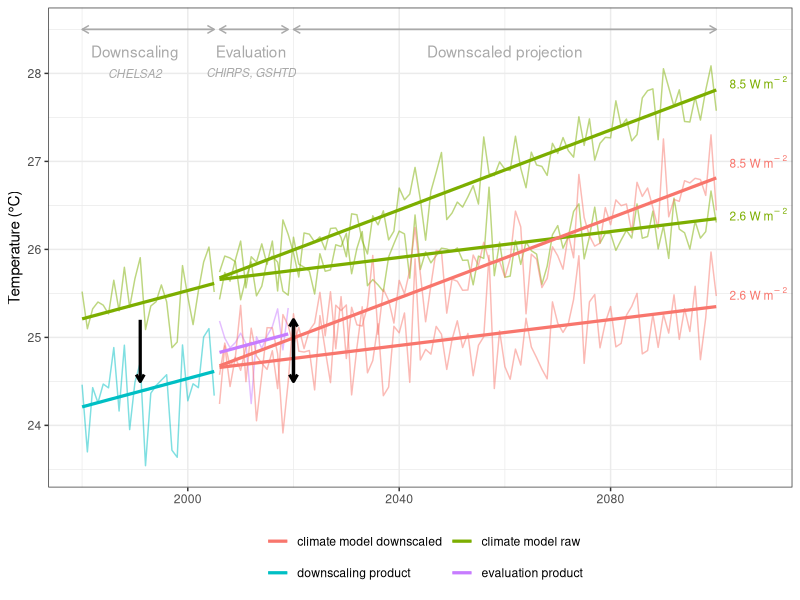
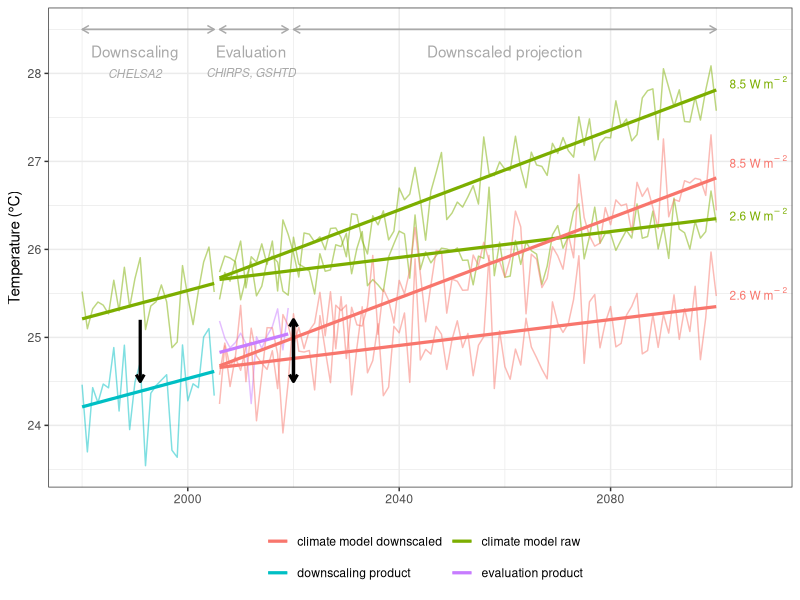

Recreate these plots in R, in order.
## ---- chunk 1
#| message: false
#| warning: false
#| fig-cap: "Fig. 1. Study scheme. We first downscaled CMIP6 global climate models (GCMs) and CORDEX regional climate models (RCMs) for experiments 2.6 and 8.5 against CHELSA2 using bias correction with monthly means of the period 1980-2005. We then assessed the downscaled projections against monthly means of precipitation (CHIRPS) and temperature (GSHTD) for the period 2006-2019. Finally, we projected the potential future tropical moist forest (TMF) climate niche for all models and experiments for the period 2070-2100." #nolint
library(tidyverse)
set.seed(42)
arrow_height <- 28.5
delta_bc <- -1
sd_trajs <- 0.2266
hist_cm <- data.frame(
  year = 1980:2005,
  period = "historical",
  experiment = "historical",
  product = "climate model raw"
) %>%
  mutate(mean_temperature = -6.717360 + 0.016125 * year) %>%
  mutate(temperature = mean_temperature + rnorm(n(), 0, sd = sd_trajs))
hist_ref <- hist_cm %>%
  mutate(product = "downscaling product") %>%
  mutate(mean_temperature = mean_temperature + delta_bc) %>%
  mutate(temperature = temperature + delta_bc + rnorm(n(), 0, sd = sd_trajs))
eval_ref <- data.frame(
  year = 2006:2019,
  period = "evaluation",
  experiment = "historical",
  product = "evaluation product"
) %>%
  mutate(mean_temperature = -6.717360 + 0.016125 * year - 0.8) %>%
  mutate(temperature = mean_temperature + rnorm(n(), 0, sd = 0.2266))

proj_26_cm <- data.frame(
  year = 2006:2100,
  period = "projection",
  experiment = "2.6",
  product = "climate model raw"
) %>%
  mutate(mean_temperature = 10.9 + 7.357e-03 * year) %>%
  mutate(temperature = mean_temperature + rnorm(n(), 0, sd = 0.2492))
proj_85_cm <- data.frame(
  year = 2006:2100,
  period = "projection",
  experiment = "8.5",
  product = "climate model raw"
) %>%
  mutate(mean_temperature = -19.9 + 2.272e-02 * year) %>%
  mutate(temperature = mean_temperature + rnorm(n(), 0, sd = 0.2285))
proj_26_ds <- proj_26_cm %>%
  mutate(product = "climate model downscaled") %>%
  mutate(mean_temperature = mean_temperature + delta_bc) %>%
  mutate(temperature = temperature + delta_bc + rnorm(n(), 0, sd = sd_trajs))
proj_85_ds <- proj_85_cm %>%
  mutate(product = "climate model downscaled") %>%
  mutate(mean_temperature = mean_temperature + delta_bc) %>%
  mutate(temperature = temperature + delta_bc + rnorm(n(), 0, sd = sd_trajs))
g <- bind_rows(
  hist_cm,
  hist_ref,
  eval_ref,
  proj_26_cm,
  proj_85_cm,
  proj_26_ds,
  proj_85_ds
) %>%
  ggplot(aes(x = year)) +
  geom_line(aes(
    y = temperature, col = product,
    group = paste(period, experiment, product)
  ), alpha = .5) +
  geom_line(aes(
    y = mean_temperature, col = product,
    group = paste(period, experiment, product)
  ), linewidth = 1.1) +
  theme_bw() +
  ylab("Temperature (°C)") +
  scale_colour_discrete("") +
  theme(legend.position = "bottom", axis.title.x = element_blank()) +
  geom_segment(aes(x = x, y = y, xend = xend, yend = yend),
    col = "darkgrey",
    data.frame(
      x = 1980, xend = 2005,
      y = arrow_height, yend = arrow_height
    ),
    arrow = arrow(length = unit(0.2, "cm"))
  ) +
  geom_segment(aes(x = x, y = y, xend = xend, yend = yend),
    col = "darkgrey",
    data.frame(
      x = 2005, xend = 1980,
      y = arrow_height, yend = arrow_height
    ),
    arrow = arrow(length = unit(0.2, "cm"))
  ) +
  geom_segment(aes(x = x, y = y, xend = xend, yend = yend),
    col = "darkgrey",
    data.frame(
      x = 2006, xend = 2019,
      y = arrow_height, yend = arrow_height
    ),
    arrow = arrow(length = unit(0.2, "cm"))
  ) +
  geom_segment(aes(x = x, y = y, xend = xend, yend = yend),
    col = "darkgrey",
    data.frame(
      x = 2019, xend = 2006,
      y = arrow_height, yend = arrow_height
    ),
    arrow = arrow(length = unit(0.2, "cm"))
  ) +
  geom_segment(aes(x = x, y = y, xend = xend, yend = yend),
    col = "darkgrey",
    data.frame(
      x = 2020, xend = 2100,
      y = arrow_height, yend = arrow_height
    ),
    arrow = arrow(length = unit(0.2, "cm"))
  ) +
  geom_segment(aes(x = x, y = y, xend = xend, yend = yend),
    col = "darkgrey",
    data.frame(
      x = 2100, xend = 2020,
      y = arrow_height, yend = arrow_height
    ),
    arrow = arrow(length = unit(0.2, "cm"))
  ) +
  annotate("text",
    x = 1990, y = arrow_height - 0.25,
    label = "Downscaling", col = "darkgrey"
  ) +
  annotate("text",
    x = 1990, y = arrow_height - 0.5,
    label = "italic('CHELSA2')",
    parse = TRUE, size = 3, col = "darkgrey"
  ) +
  annotate("text",
    x = 2012, y = arrow_height - 0.25,
    label = "Evaluation", col = "darkgrey"
  ) +
  annotate("text",
    x = 2012, y = arrow_height - 0.5,
    label = "italic('CHIRPS, GSHTD')",
    parse = TRUE, size = 3, col = "darkgrey"
  ) +
  annotate("text",
    x = 2060, y = arrow_height - 0.25,
    label = "Downscaled projection", col = "darkgrey"
  ) +
  geom_segment(aes(x = x, y = y, xend = xend, yend = yend),
    col = "black", size = 1.1,
    data.frame(
      x = 1991, xend = 1991,
      y = 25.2, yend = 24.5
    ),
    arrow = arrow(length = unit(0.2, "cm"))
  ) +
  geom_segment(aes(x = x, y = y, xend = xend, yend = yend),
    col = "black", size = 1.1,
    data.frame(
      x = 2020, xend = 2020,
      y = 24.5, yend = 25.2
    ),
    arrow = arrow(length = unit(0.2, "cm"))
  ) +
  geom_segment(aes(x = x, y = y, xend = xend, yend = yend),
    col = "black", size = 1.1,
    data.frame(
      x = 2020, xend = 2020,
      y = 25.2, yend = 24.5
    ),
    arrow = arrow(length = unit(0.2, "cm"))
  ) +
  guides(col = guide_legend(nrow = 2, byrow = TRUE)) +
  annotate("text",
    x = 2108, y = 27.9,
    label = "8.5~W~m^{-~2}", parse = TRUE, col = "#7cae00", size = 3
  ) +
  annotate("text",
    x = 2108, y = 26.4,
    label = "2.6~W~m^{-~2}", parse = TRUE, col = "#7cae00", size = 3
  ) +
  annotate("text",
    x = 2108, y = 27,
    label = "8.5~W~m^{-~2}", parse = TRUE, col = "#f8766d", size = 3
  ) +
  annotate("text",
    x = 2108, y = 25.5,
    label = "2.6~W~m^{-~2}", parse = TRUE, col = "#f8766d", size = 3
  )
ggsave("figures/f01.png", g, bg = "white", dpi = 800, height = 4, width = 7)
g
